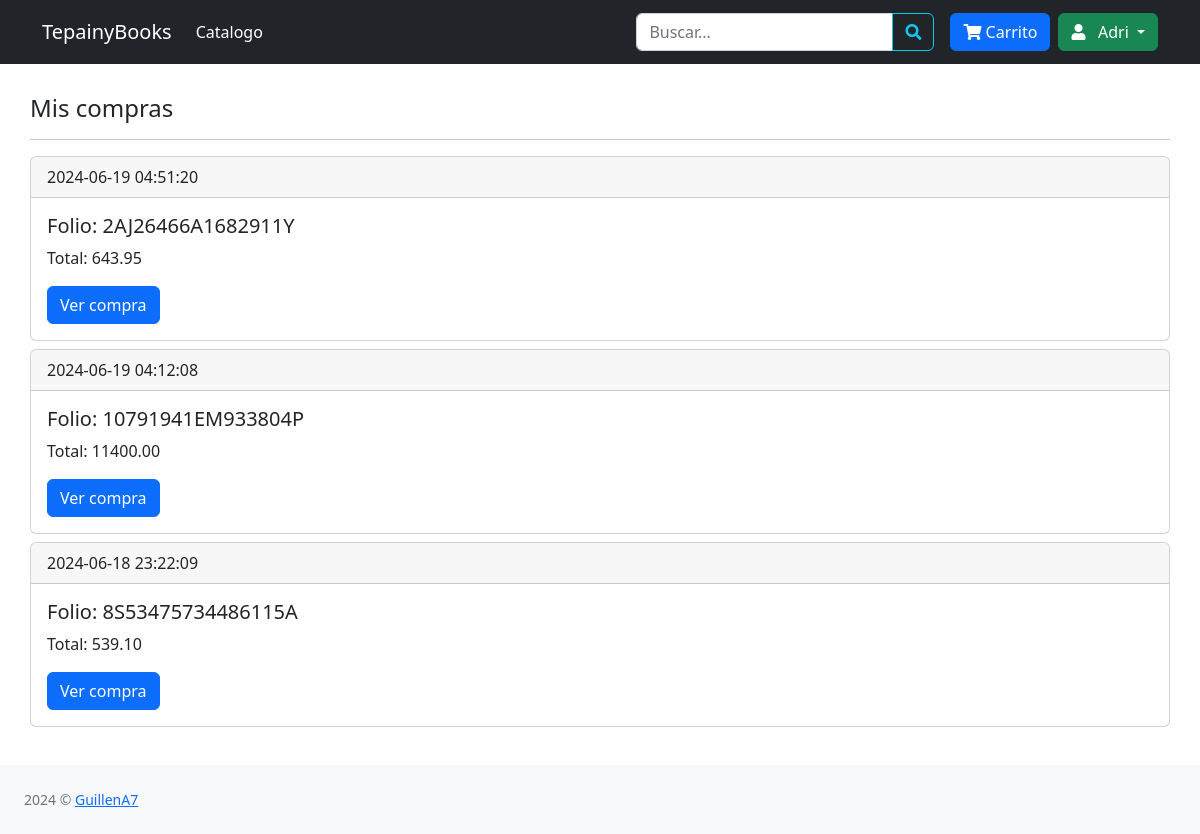
The app's page /compras.php (signed in) with its own data.
### tables this page shows
CREATE TABLE `compra` (
  `id` int(11) NOT NULL,
  `id_transaccion` varchar(20) NOT NULL,
  `fecha` datetime NOT NULL,
  `status` varchar(20) NOT NULL,
  `email` varchar(50) NOT NULL,
  `id_cliente` varchar(20) NOT NULL,
  `total` decimal(10,2) NOT NULL,
  `medio_pago` varchar(10) DEFAULT NULL
);

### clases/clienteFunciones.php (called while the page is built, shortened)
<?php
function generarToken()
{
    return md5(uniqid(mt_rand(), false));
}

### compras.php (the view, shortened to what this page needs)
<?php
require 'clases/clienteFunciones.php';
$db = new Database();
$con = $db->conectar();
$token = generarToken();
$idCliente = $_SESSION['user_cliente'];
$sql = $con->prepare("SELECT id_transaccion, fecha, status, total, medio_pago FROM compra WHERE id_cliente = ? ORDER BY fecha DESC");
$sql->execute([$idCliente]);
?>
<!DOCTYPE html>
<html lang="es" class="h-100">
<head>
    <link href="<?php echo SITE_URL; ?>css/bootstrap.min.css" rel="stylesheet">
    <link href="css/all.min.css" rel="stylesheet">
    <link href="css/estilos.css" rel="stylesheet">
</head>
<body class="d-flex flex-column h-100">
    <?php include 'menu.php'; ?>
    <main class="flex-shrink-0">
        <div class="container">
            <h4>Mis compras</h4>
            <hr>
            <?php while ($row = $sql->fetch(PDO::FETCH_ASSOC)) { ?>
                <div class="card mb-2">
                    <div class="card-header">
                        <?php echo $row['fecha']; ?>
                    </div>
                    <div class="card-body">
                        <h5 class="card-title">Folio: <?php echo $row['id_transaccion']; ?></h5>
                        <p class="card-text">Total: <?php echo $row['total']; ?></p>
                        <a href="compra_detalle.php?orden=<?php echo $row['id_transaccion']; ?>&token=<?php echo $token; ?>" class="btn btn-primary">Ver compra</a>
                    </div>
                </div>
            <?php } ?>
        </div>
    </main>
    <?php include 'footer.php'; ?>
</body>
</html>

### css/estilos.css (style rules this page uses)
main>.container { padding: 30px 0; }

### records on screen
compra: fecha "2024-06-19 04:51:20", id_transaccion "2AJ26466A1682911Y", total "643.95"
compra: fecha "2024-06-19 04:12:08", id_transaccion "10791941EM933804P", total "11400.00"
compra: fecha "2024-06-18 23:22:09", id_transaccion "8S53475734486115A", total "539.10"

### other values on screen
$_SESSION['user_name'] "Adri"
